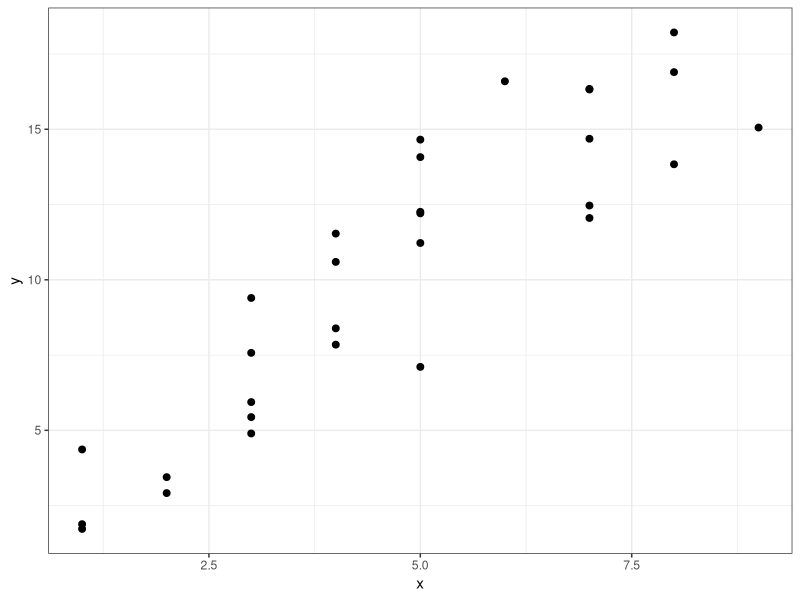
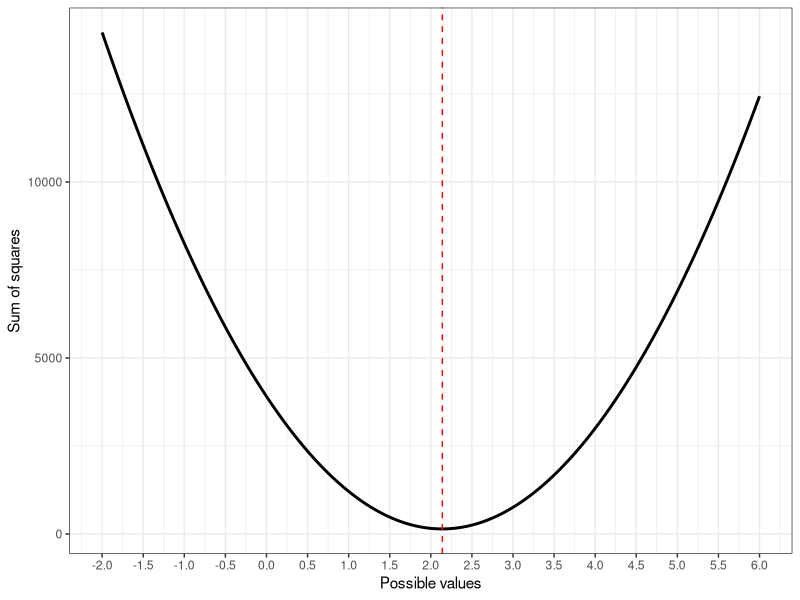
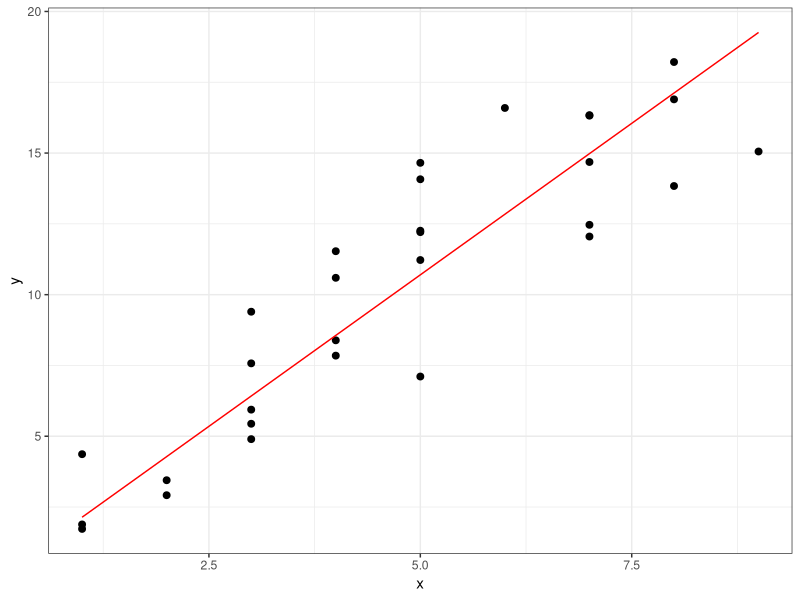
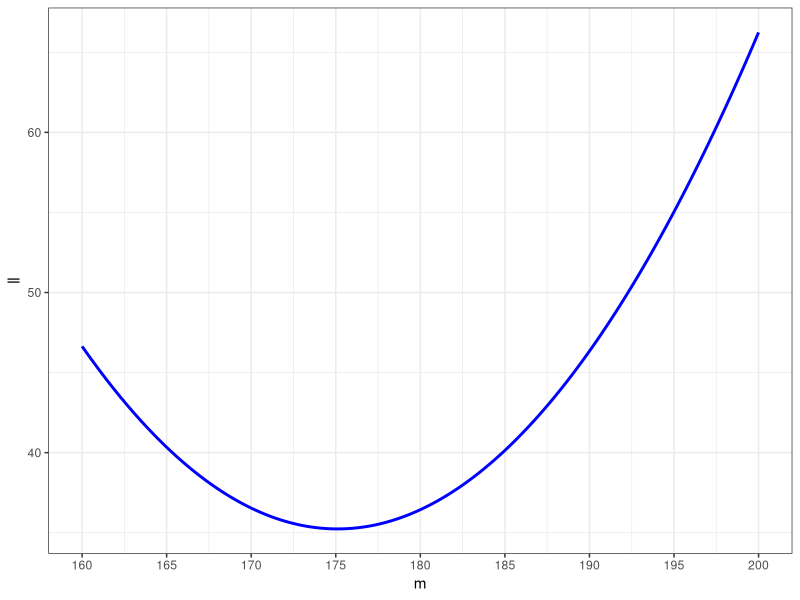

Reproduce these figures in R, in order.
## ---- chunk 1
knitr::opts_chunk$set(echo = TRUE)
## ---- chunk 2
library(ggplot2)
set.seed(456789)

fake_data<-data.frame(x = rpois(30, 5))
fake_data$y = fake_data$x *2 + rnorm(30, sd = 2)

ggplot(data = fake_data) + 
  geom_point(aes(x = x, y = y), size = 2) +
  theme_bw()

## ---- chunk 3
start.val <- -2
max.val <- 6

poss.vals <- seq(start.val,max.val, by= 0.01)

length(poss.vals)

SS_stor<-data.frame(poss.val = poss.vals, SS = NA)

for( i in 1:length(poss.vals)){
  pred.vals<- fake_data$x * poss.vals[i]
  
  SS_stor$SS[i] <- sum((pred.vals - fake_data$y)^2)
}

beta_val<-SS_stor$poss.val[which(SS_stor$SS == min(SS_stor$SS))]

ggplot(data=SS_stor) +
  geom_line(aes(x = poss.vals, y = SS), size = 1) +
  geom_vline(aes(xintercept = beta_val), colour = "red", linetype = "dashed") +
  labs(x = "Possible values", y = "Sum of squares") +
  scale_x_continuous(breaks = seq(start.val,max.val, by = 0.5)) +
  theme_bw()
## ---- chunk 4


beta_pred <- data.frame(x = min(fake_data$x):max(fake_data$x))
beta_pred$fit.y <- beta_pred$x * beta_val

ggplot() + 
  geom_point(data = fake_data, aes(x = x, y = y), size = 2) +
  geom_line(data = beta_pred, aes(x = x, y = fit.y), colour="red") +
  theme_bw()

## ---- chunk 5
set.seed(345678)

fake_data2<-data.frame(x1 = rpois(30, 5), x2 = rpois(30, 2))
fake_data2$y = fake_data2$x1 *2 + rnorm(30, sd = 2) + fake_data2$x2 *-4 + rnorm(30, sd = 2)


## ---- chunk 6
height_data <- data.frame(ind = 1:10, height = c(171, 168, 180, 190, 169, 172, 162, 181, 181, 177) )

height_data
## ---- chunk 7

m<- seq(160, 200, by= 0.25) # mean height

data_stor<-data.frame(m = m, ll = NA)

for(i in 1:length(m)){
  
  ll <- 10*(log(10) + 1/2*log(2*pi)) + sum((height_data$height - m[i])^2)/200
  
  data_stor$ll[i] <- ll
  }
## ---- chunk 8
ggplot() +
  geom_line(data =data_stor, aes(x = m, y = ll), size = 1, colour = "blue" ) +
  scale_x_continuous(breaks = seq(160, 200, by = 5)) +
  theme_bw()

## ---- chunk 9

data_stor[which(data_stor$ll == min(data_stor$ll)),]

